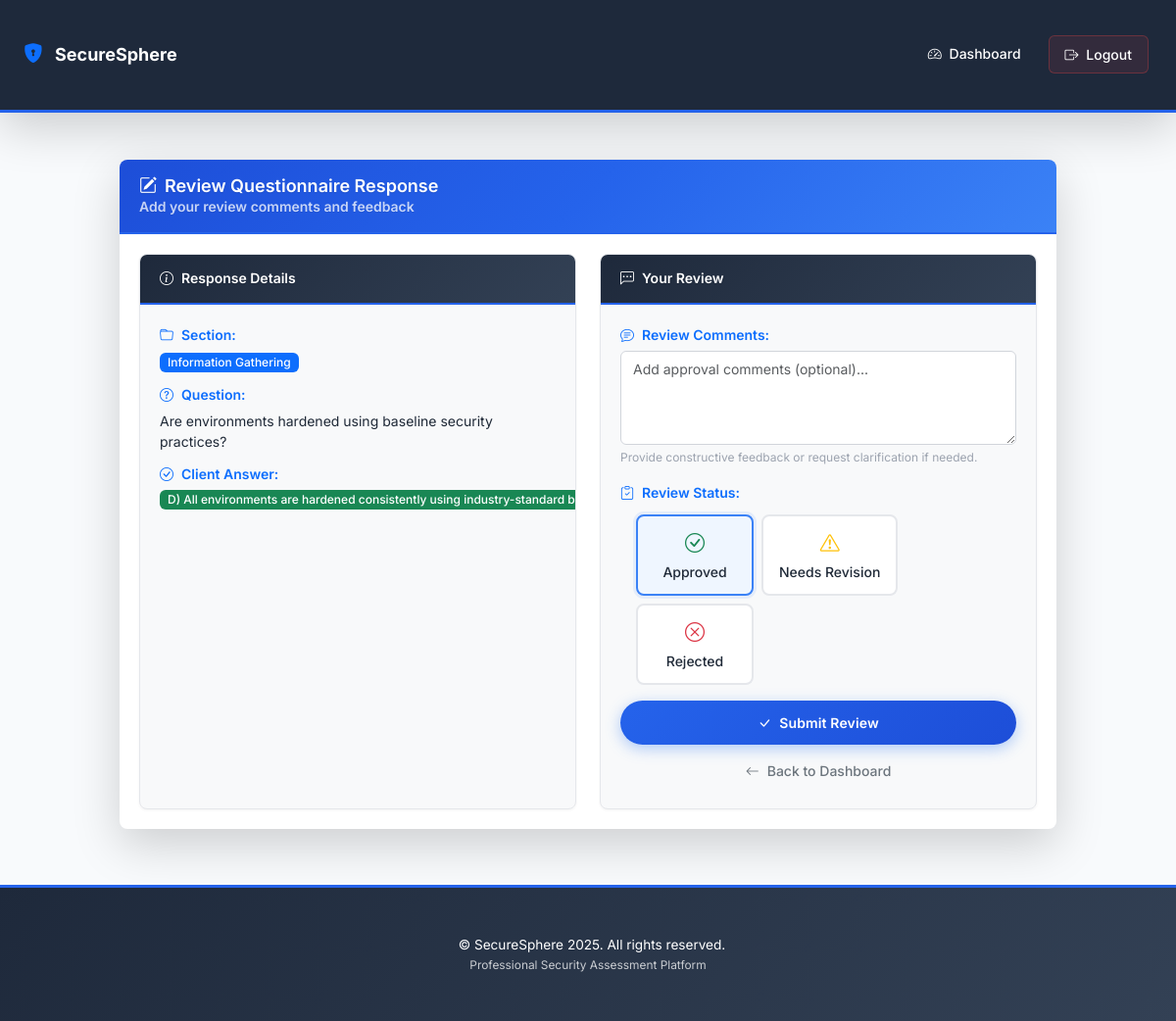
The page /review/25 (signed in) on the database its author committed.
### app.py (models this page shows, shortened)
class QuestionnaireResponse(db.Model):
    __tablename__ = 'questionnaire_responses'
    id = db.Column(db.Integer, primary_key=True)
    user_id = db.Column(db.Integer, db.ForeignKey('users.id'), nullable=False)
    product_id = db.Column(db.Integer, db.ForeignKey('products.id'), nullable=False)
    section = db.Column(db.String(100), nullable=False)
    question = db.Column(db.Text, nullable=False)
    question_index = db.Column(db.Integer)  # For ordering
    answer = db.Column(db.String(500))
    client_comment = db.Column(db.Text)
    evidence_path = db.Column(db.String(500))
    score = db.Column(db.Integer, default=0)
    max_score = db.Column(db.Integer, default=0)
    is_reviewed = db.Column(db.Boolean, default=False)
    is_approved = db.Column(db.Boolean, default=False)  # Final approval status for the question
    needs_client_response = db.Column(db.Boolean, default=False)
    created_at = db.Column(db.DateTime, default=lambda: datetime.now(timezone.utc))
    updated_at = db.Column(db.DateTime, default=lambda: datetime.now(timezone.utc), onupdate=lambda: datetime.now(timezone.utc))
    lead_comments = db.relationship('LeadComment', backref='response', lazy=True, cascade='all, delete-orphan')
    __table_args__ = (
        db.Index('idx_user_product', 'user_id', 'product_id'),
        db.Index('idx_section', 'section'),
        db.Index('idx_needs_response', 'needs_client_response'),
    )

### app.py (the view, shortened to what this page needs)
@app.route('/review/<int:response_id>', methods=['GET', 'POST'])
@login_required('lead')
def review_questionnaire(response_id):
    resp = QuestionnaireResponse.query.get_or_404(response_id)
    current_lead = User.query.get(session['user_id'])
    if not current_lead.assigned_client_id or current_lead.assigned_client_id != resp.user_id:
        flash('You are not authorized to review this client\'s responses.')
        return redirect(url_for('dashboard'))
    return render_template('review_questionnaire.html', response=resp)

### app.py (called while the page is built)
def login_required(role=None):
    def decorator(f):
        @wraps(f)
        def decorated_function(*args, **kwargs):
            if 'user_id' not in session:
                return redirect(url_for('login'))
            if role and session.get('role') != role:
                flash('Access denied!')
                return redirect(url_for('dashboard'))
            return f(*args, **kwargs)
        return decorated_function
    return decorator

### templates/review_questionnaire.html (shortened to what this page needs)
{% extends "base.html" %}
{% block content %}
<div class="row justify-content-center">
    <div class="col-md-10">
        <div class="card shadow-lg border-0">
            <div class="card-header bg-gradient-primary text-white">
                <h4 class="mb-0">
                    <i class="bi bi-pencil-square me-2"></i>Review Questionnaire Response
                </h4>
                <p class="mb-0 opacity-75">Add your review comments and feedback</p>
            </div>
            <div class="card-body">
                <div class="row">
                    <div class="col-md-6">
                        <div class="card bg-light h-100">
                            <div class="card-header">
                                <h6 class="mb-0">
                                    <i class="bi bi-info-circle me-2"></i>Response Details
                                </h6>
                            </div>
                            <div class="card-body">
                                <div class="response-detail-item mb-3">
                                    <label class="form-label fw-semibold text-primary">
                                        <i class="bi bi-folder me-2"></i>Section:
                                    </label>
                                    <div class="detail-content">
                                        <span class="badge bg-primary">{{ response.section }}</span>
                                    </div>
                                </div>
                                <div class="response-detail-item mb-3">
                                    <label class="form-label fw-semibold text-primary">
                                        <i class="bi bi-question-circle me-2"></i>Question:
                                    </label>
                                    <div class="detail-content question-display">
                                        {{ response.question }}
                                    </div>
                                </div>
                                <div class="response-detail-item mb-3">
                                    <label class="form-label fw-semibold text-primary">
                                        <i class="bi bi-check-circle me-2"></i>Client Answer:
                                    </label>
                                    <div class="detail-content d-flex align-items-center">
                                        <span class="badge bg-success me-2">{{ response.answer }}</span>
                                    </div>
                                </div>
                            </div>
                        </div>
                    </div>
                    <div class="col-md-6">
                        <div class="card bg-light h-100">
                            <div class="card-header">
                                <h6 class="mb-0">
                                    <i class="bi bi-chat-left-dots me-2"></i>Your Review
                                </h6>
                            </div>
                            <div class="card-body">
                                <form method="post" id="reviewForm">
                                    <div class="mb-4">
                                        <label for="lead_comment" class="form-label fw-semibold text-primary">
                                            <i class="bi bi-chat-text me-2"></i>Review Comments:
                                        </label>
                                        <textarea name="lead_comment" id="lead_comment" class="form-control"
                                                  rows="4" placeholder="Add your review comments, feedback, or request additional information...">{{ response.client_comment }}</textarea>
                                        <div class="form-text">
                                            Provide constructive feedback or request clarification if needed.
                                        </div>
                                    </div>
                                    <div class="mb-4">
                                        <label class="form-label fw-semibold text-primary mb-3">
                                            <i class="bi bi-clipboard-check me-2"></i>Review Status:
                                        </label>
                                        <div class="review-status-options d-flex gap-2 flex-wrap">
                                            <div class="status-card">
                                                <label class="status-card-label" for="approved" data-bs-toggle="tooltip"
                                                       title="Client questions will be frozen and cannot be modified">
                                                    <i class="bi bi-check-circle text-success"></i>
                                                    <span>Approved</span>
                                                </label>
                                            </div>
                                            <div class="status-card">
                                                <label class="status-card-label" for="needs_revision" data-bs-toggle="tooltip"
                                                       title="Client can upload evidence and add comments for this specific question">
                                                    <i class="bi bi-exclamation-triangle text-warning"></i>
                                                    <span>Needs Revision</span>
                                                </label>
                                            </div>
                                            <div class="status-card">
                                                <label class="status-card-label" for="rejected" data-bs-toggle="tooltip"
                                                       title="Client must re-answer the entire question with new evidence">
                                                    <i class="bi bi-x-circle text-danger"></i>
                                                    <span>Rejected</span>
                                                </label>
                                            </div>
                                        </div>
                                    </div>
                                    <div class="d-grid gap-2">
                                        <button type="submit" class="btn btn-gradient-primary">
                                            <i class="bi bi-check-lg me-2"></i>Submit Review
                                        </button>
                                        <a href="{{ url_for('dashboard') }}" class="btn btn-outline-secondary">
                                            <i class="bi bi-arrow-left me-2"></i>Back to Dashboard
                                        </a>
                                    </div>
                                </form>
                            </div>
                        </div>
                    </div>
                </div>
            </div>
        </div>
    </div>
</div>
{% endblock %}

### static/style.css (style rules this page uses)
:root { --primary-color: #2563eb; --primary-dark: #1d4ed8; --primary-light: #3b82f6; --primary-lighter: #dbeafe; --primary-lightest: #eff6ff; --secondary-color: #475569; --secondary-light: #64748b; --success-color: #10b981; --warning-color: #f59e0b; --danger-color: #ef4444; --info-color: #0ea5e9; --navy-dark: #1e293b; --navy-medium: #334155; --navy-light: #475569; --light-bg: #f8fafc; --lighter-bg: #ffffff; --dark-bg: #1e293b; --gradient-bg: linear-gradient(135deg, #1e40af 0%, #3b82f6 50%, #60a5fa 100%); --subtle-gradient: linear-gradient(135deg, #f8fafc 0%, #f1f5f9 100%); --text-primary: #1f2937; --text-secondary: #6b7280; --text-muted: #9ca3af; --text-contrast: #ffffff; --card-bg: #ffffff; --card-border: #e5e7eb; --card-shadow: 0 1px 3px rgba(0, 0, 0, 0.05); --card-shadow-lg: 0 4px 6px -1px rgba(0, 0, 0, 0.1), 0 2px 4px -1px rgba(0, 0, 0, 0.06); --card-shadow-hover: 0 10px 25px -5px rgba(0, 0, 0, 0.1), 0 4px 6px -2px rgba(0, 0, 0, 0.05); --input-border: #d1d5db; --input-focus: #3b82f6; --input-bg: #ffffff; --border-radius: 6px; --border-radius-lg: 8px; --transition: all 0.2s ease; --navbar-height: 60px; --font-size-xs: 0.75rem; --font-size-sm: 0.875rem; --font-size-base: 0.875rem; --font-size-lg: 1rem; --font-size-xl: 1.125rem; --font-size-2xl: 1.25rem; --font-size-3xl: 1.375rem; }
* { box-sizing: border-box; }
body { font-family: 'Inter', 'Segoe UI', -apple-system, BlinkMacSystemFont, sans-serif; background: var(--light-bg); min-height: 100vh; margin: 0; padding: 0; line-height: 1.5; font-size: var(--font-size-base); color: var(--text-primary); }
.btn { border-radius: var(--border-radius); font-weight: 500; font-size: var(--font-size-sm); padding: 0.5rem 1rem; transition: var(--transition); border: none; text-decoration: none; display: inline-flex; align-items: center; justify-content: center; }
.btn-gradient-primary, .btn-primary { background: linear-gradient(135deg, var(--primary-color), var(--primary-dark)); color: var(--text-contrast); box-shadow: 0 2px 8px rgba(59, 130, 246, 0.3); }
.card { border: 1px solid var(--card-border); border-radius: var(--border-radius-lg); box-shadow: var(--card-shadow); transition: var(--transition); overflow: hidden; background: var(--card-bg); }
.card-header { background: linear-gradient(135deg, var(--navy-dark), var(--navy-medium)); color: var(--text-contrast); font-weight: 600; font-size: var(--font-size-base); padding: 1rem 1.25rem; border-bottom: 2px solid var(--primary-color); text-shadow: 0 1px 1px rgba(0, 0, 0, 0.1); }
.card-body { padding: 1.25rem; font-size: var(--font-size-sm); color: var(--text-primary); line-height: 1.5; }
.form-control { border-radius: var(--border-radius); border: 1px solid var(--input-border); padding: 0.5rem 0.75rem; font-size: var(--font-size-sm); transition: var(--transition); background: var(--input-bg); color: var(--text-primary); line-height: 1.4; }
.form-label { font-size: var(--font-size-sm); font-weight: 500; color: var(--text-primary); margin-bottom: 0.375rem; }
.form-text { font-size: var(--font-size-xs); color: var(--text-muted); margin-top: 0.25rem; }
.badge { border-radius: 4px; padding: 0.25rem 0.5rem; font-weight: 500; font-size: 0.75rem; }
.fade-in { animation: fadeIn 0.4s ease-in; }
h4 { font-size: 1rem; font-weight: 600; }
h6 { font-size: 0.825rem; font-weight: 600; }
.mb-3 { margin-bottom: 1rem !important; }
.mb-4 { margin-bottom: 1.5rem !important; }
.badge { font-size: var(--font-size-xs); padding: 0.25rem 0.5rem; }
.btn-gradient-primary { padding: 0.75rem 2rem; font-weight: 600; text-transform: none; letter-spacing: 0.01em; border-radius: 50px; box-shadow: 0 4px 15px rgba(59, 130, 246, 0.4); }
.fade-in { animation: fadeIn 0.5s ease-in; }
.btn { transition: all 0.2s ease; }
.review-status-options { padding-left: 1rem; }
.card, .metric-card, .question-card, .message-content { transition: all 0.3s cubic-bezier(0.4, 0, 0.2, 1); }
.btn { transition: all 0.3s cubic-bezier(0.4, 0, 0.2, 1); position: relative; overflow: hidden; }
.btn::before { content: ''; position: absolute; top: 50%; left: 50%; width: 0; height: 0; border-radius: 50%; background: rgba(255, 255, 255, 0.2); transition: width 0.6s, height 0.6s; transform: translate(-50%, -50%); z-index: 0; }
.btn > * { position: relative; z-index: 1; }
.badge { transition: all 0.3s ease; border-radius: 6px; font-weight: 500; }
h1, h2, h3, h4, h5, h6 { text-rendering: optimizeLegibility; font-feature-settings: "kern" 1, "liga" 1; }

### rows shown on the page
QuestionnaireResponse: section "Information Gathering", question "Are environments hardened using baseline security practices?", answer "D) All environments are hardened consistently using industry-standard…"

### other values the page prints
{{ config.get('APP_NAME', 'SecureSphere') }} "SecureSphere"
